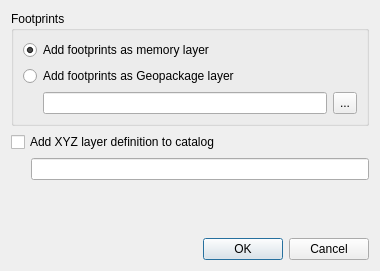
<?xml version="1.0" encoding="UTF-8"?>
<ui version="4.0">
 <class>Dialog</class>
 <widget class="QDialog" name="Dialog">
  <property name="geometry">
   <rect>
    <x>0</x>
    <y>0</y>
    <width>380</width>
    <height>271</height>
   </rect>
  </property>
  <property name="windowTitle">
   <string>Preview</string>
  </property>
  <layout class="QVBoxLayout" name="verticalLayout">
   <item>
    <widget class="QGroupBox" name="groupBox">
     <property name="sizePolicy">
      <sizepolicy hsizetype="Preferred" vsizetype="Preferred">
       <horstretch>0</horstretch>
       <verstretch>0</verstretch>
      </sizepolicy>
     </property>
     <property name="title">
      <string>Footprints</string>
     </property>
     <layout class="QVBoxLayout" name="verticalLayout_2">
      <item>
       <widget class="QRadioButton" name="radioMemoryLayer">
        <property name="text">
         <string>Add footprints as memory layer</string>
        </property>
        <property name="checked">
         <bool>true</bool>
        </property>
       </widget>
      </item>
      <item>
       <widget class="QRadioButton" name="radioGpkgLayer">
        <property name="text">
         <string>Add footprints as Geopackage layer</string>
        </property>
       </widget>
      </item>
      <item>
       <layout class="QHBoxLayout" name="horizontalLayout">
        <item>
         <spacer name="horizontalSpacer">
          <property name="orientation">
           <enum>Qt::Horizontal</enum>
          </property>
          <property name="sizeType">
           <enum>QSizePolicy::Fixed</enum>
          </property>
          <property name="sizeHint" stdset="0">
           <size>
            <width>20</width>
            <height>20</height>
           </size>
          </property>
         </spacer>
        </item>
        <item>
         <widget class="QLineEdit" name="txtFilename"/>
        </item>
        <item>
         <widget class="QToolButton" name="btnBrowse">
          <property name="sizePolicy">
           <sizepolicy hsizetype="Minimum" vsizetype="Preferred">
            <horstretch>0</horstretch>
            <verstretch>0</verstretch>
           </sizepolicy>
          </property>
          <property name="text">
           <string>...</string>
          </property>
         </widget>
        </item>
       </layout>
      </item>
     </layout>
    </widget>
   </item>
   <item>
    <widget class="QCheckBox" name="chkAddToCatalog">
     <property name="text">
      <string>Add XYZ layer definition to catalog</string>
     </property>
     <property name="checked">
      <bool>false</bool>
     </property>
    </widget>
   </item>
   <item>
    <layout class="QHBoxLayout" name="horizontalLayout_2">
     <item>
      <spacer name="horizontalSpacer_2">
       <property name="orientation">
        <enum>Qt::Horizontal</enum>
       </property>
       <property name="sizeType">
        <enum>QSizePolicy::Fixed</enum>
       </property>
       <property name="sizeHint" stdset="0">
        <size>
         <width>20</width>
         <height>20</height>
        </size>
       </property>
      </spacer>
     </item>
     <item>
      <widget class="QLineEdit" name="txtLayerName"/>
     </item>
    </layout>
   </item>
   <item>
    <spacer name="verticalSpacer">
     <property name="orientation">
      <enum>Qt::Vertical</enum>
     </property>
     <property name="sizeHint" stdset="0">
      <size>
       <width>20</width>
       <height>40</height>
      </size>
     </property>
    </spacer>
   </item>
   <item>
    <widget class="QDialogButtonBox" name="buttonBox">
     <property name="orientation">
      <enum>Qt::Horizontal</enum>
     </property>
     <property name="standardButtons">
      <set>QDialogButtonBox::Cancel|QDialogButtonBox::Ok</set>
     </property>
    </widget>
   </item>
  </layout>
 </widget>
 <resources/>
 <connections>
  <connection>
   <sender>buttonBox</sender>
   <signal>accepted()</signal>
   <receiver>Dialog</receiver>
   <slot>accept()</slot>
   <hints>
    <hint type="sourcelabel">
     <x>248</x>
     <y>254</y>
    </hint>
    <hint type="destinationlabel">
     <x>157</x>
     <y>274</y>
    </hint>
   </hints>
  </connection>
  <connection>
   <sender>buttonBox</sender>
   <signal>rejected()</signal>
   <receiver>Dialog</receiver>
   <slot>reject()</slot>
   <hints>
    <hint type="sourcelabel">
     <x>316</x>
     <y>260</y>
    </hint>
    <hint type="destinationlabel">
     <x>286</x>
     <y>274</y>
    </hint>
   </hints>
  </connection>
 </connections>
</ui>
